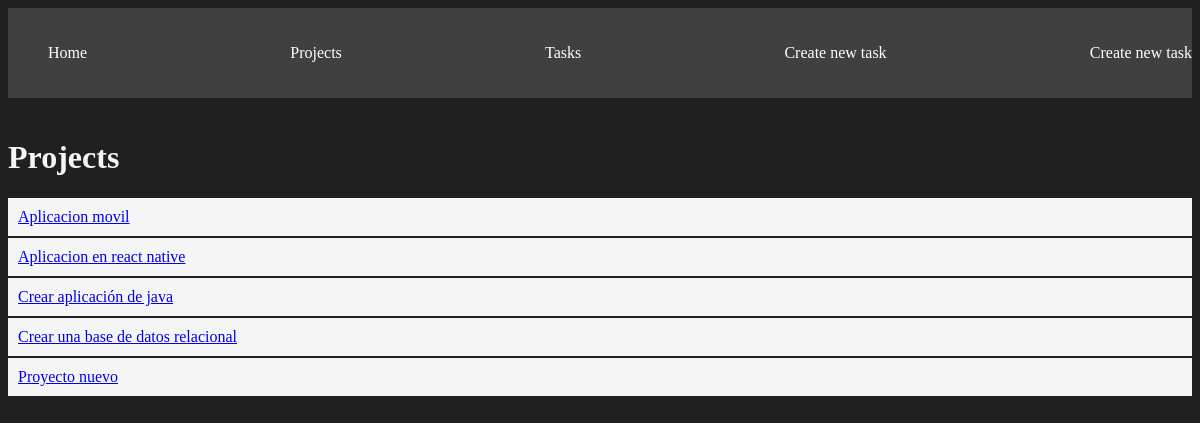
The page /projects/ on the database as committed earlier.
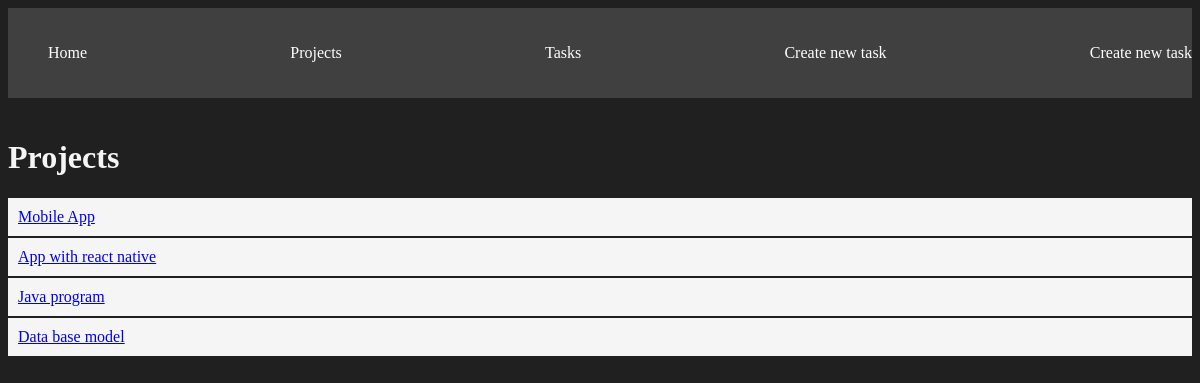
The same page on the database as committed later.
### myapp/models.py (models this page shows)
class Project(models.Model):
    name = models.CharField(max_length=200)
    def __str__(self):
        return self.name

### myapp/views.py (the view)
# urls.py: path('projects/',views.projects),
def projects(request):
    projects = Project.objects.all()#Obtener todos los objetos
    return render(request,"projects/projects.html",{
        "projects":projects
    })

### myapp/templates/projects/projects.html
{% extends 'layouts/base.html' %}
{% block content %}
<h1>Projects</h1>
{% for project in projects %}
    <article class="card"><a href="/task_detail/{{ project.id }}">{{project.name}}</a></article>
{% endfor %}
{% endblock %}

Rows that differ between the two databases and show on the page:
removed Project: name "Proyecto nuevo"
changed Project: name "Aplicacion movil" → "Mobile App"
changed Project: name "Aplicacion en react native" → "App with react native"
changed Project: name "Crear aplicación de java" → "Java program"
changed Project: name "Crear una base de datos relacional" → "Data base model"
